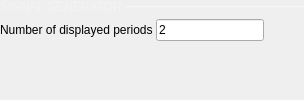
            <widget class="QWidget" name="SignalGenerator" native="true">
             <layout class="QVBoxLayout" name="verticalLayout_7">
              <property name="spacing">
               <number>0</number>
              </property>
              <property name="leftMargin">
               <number>0</number>
              </property>
              <property name="topMargin">
               <number>0</number>
              </property>
              <property name="rightMargin">
               <number>0</number>
              </property>
              <property name="bottomMargin">
               <number>0</number>
              </property>
              <item>
               <layout class="QHBoxLayout" name="horizontalLayout_10">
                <property name="spacing">
                 <number>0</number>
                </property>
                <property name="topMargin">
                 <number>0</number>
                </property>
                <item>
                 <widget class="QLabel" name="label_9">
                  <property name="sizePolicy">
                   <sizepolicy hsizetype="Fixed" vsizetype="Fixed">
                    <horstretch>0</horstretch>
                    <verstretch>0</verstretch>
                   </sizepolicy>
                  </property>
                  <property name="styleSheet">
                   <string notr="true">QLabel {
  font-size: 12px;
color: rgba(255, 255, 255, 70);
}</string>
                  </property>
                  <property name="text">
                   <string>SIGNAL GENERATOR </string>
                  </property>
                 </widget>
                </item>
                <item>
                 <widget class="Line" name="line_4">
                  <property name="minimumSize">
                   <size>
                    <width>0</width>
                    <height>1</height>
                   </size>
                  </property>
                  <property name="maximumSize">
                   <size>
                    <width>16777215</width>
                    <height>1</height>
                   </size>
                  </property>
                  <property name="styleSheet">
                   <string notr="true">border: 1px solid rgba(255, 255, 255, 70);</string>
                  </property>
                  <property name="orientation">
                   <enum>Qt::Horizontal</enum>
                  </property>
                 </widget>
                </item>
               </layout>
              </item>
              <item>
               <spacer name="verticalSpacer_4">
                <property name="orientation">
                 <enum>Qt::Vertical</enum>
                </property>
                <property name="sizeType">
                 <enum>QSizePolicy::Fixed</enum>
                </property>
                <property name="sizeHint" stdset="0">
                 <size>
                  <width>20</width>
                  <height>5</height>
                 </size>
                </property>
               </spacer>
              </item>
              <item>
               <layout class="QHBoxLayout" name="horizontalLayout_2">
                <property name="topMargin">
                 <number>0</number>
                </property>
                <item>
                 <widget class="QLabel" name="label_3">
                  <property name="sizePolicy">
                   <sizepolicy hsizetype="Fixed" vsizetype="Preferred">
                    <horstretch>0</horstretch>
                    <verstretch>0</verstretch>
                   </sizepolicy>
                  </property>
                  <property name="text">
                   <string>Number of displayed periods </string>
                  </property>
                 </widget>
                </item>
                <item>
                 <widget class="QLineEdit" name="sigGenNrPeriods">
                  <property name="sizePolicy">
                   <sizepolicy hsizetype="Minimum" vsizetype="Fixed">
                    <horstretch>0</horstretch>
                    <verstretch>0</verstretch>
                   </sizepolicy>
                  </property>
                  <property name="styleSheet">
                   <string notr="true">
QLineEdit[invalid=true] {
border-color: red;
color: red;
}
QLineEdit[valid=true] {
border-color: grey;
color: white;
}</string>
                  </property>
                  <property name="text">
                   <string>2</string>
                  </property>
                 </widget>
                </item>
                <item>
                 <spacer name="horizontalSpacer_2">
                  <property name="orientation">
                   <enum>Qt::Horizontal</enum>
                  </property>
                  <property name="sizeHint" stdset="0">
                   <size>
                    <width>40</width>
                    <height>20</height>
                   </size>
                  </property>
                 </spacer>
                </item>
               </layout>
              </item>
              <item>
               <spacer name="verticalSpacer_5">
                <property name="orientation">
                 <enum>Qt::Vertical</enum>
                </property>
                <property name="sizeType">
                 <enum>QSizePolicy::Expanding</enum>
                </property>
                <property name="sizeHint" stdset="0">
                 <size>
                  <width>0</width>
                  <height>0</height>
                 </size>
                </property>
               </spacer>
              </item>
             </layout>
            </widget>
